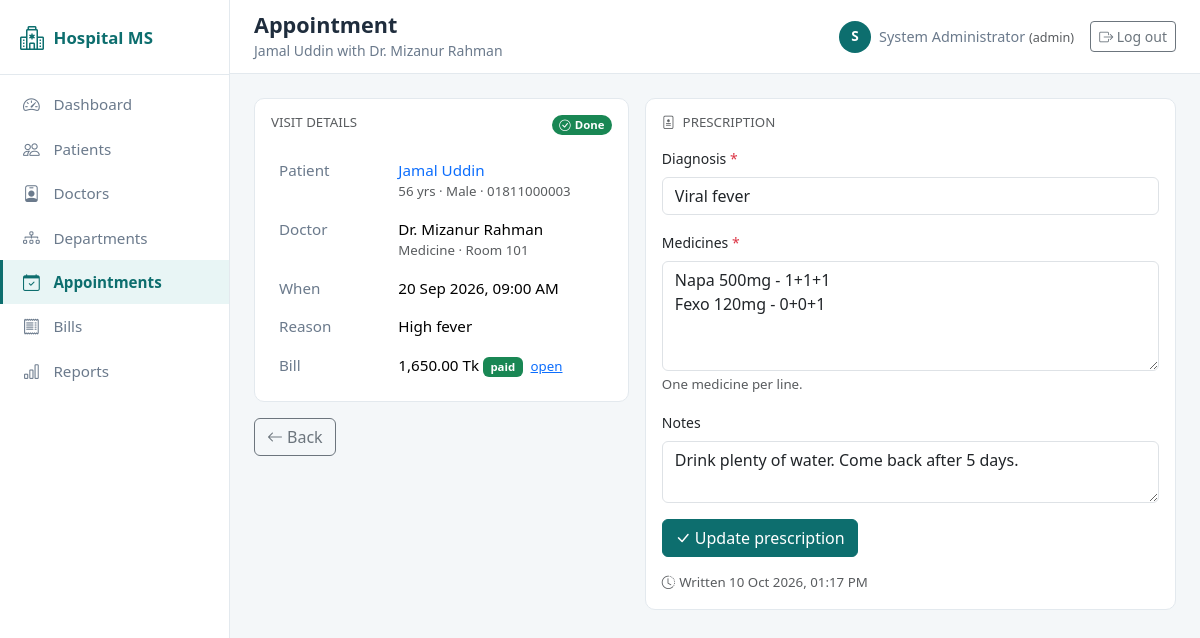
Page /appointments/view.php?id=3 (signed in) on the committed database.
### tables this page shows
CREATE TABLE appointments (
    appointment_id INT AUTO_INCREMENT PRIMARY KEY,
    patient_id     INT NOT NULL,
    doctor_id      INT NOT NULL,
    scheduled_for  DATETIME NOT NULL,
    reason         VARCHAR(200) DEFAULT NULL,
    status         ENUM('pending','done','cancelled') NOT NULL DEFAULT 'pending',
    created_at     DATETIME NOT NULL DEFAULT CURRENT_TIMESTAMP,
    CONSTRAINT fk_app_patient FOREIGN KEY (patient_id)
        REFERENCES patients(patient_id) ON DELETE CASCADE ON UPDATE CASCADE,
    CONSTRAINT fk_app_doctor FOREIGN KEY (doctor_id)
        REFERENCES doctors(doctor_id) ON DELETE CASCADE ON UPDATE CASCADE
);

CREATE TABLE patients (
    patient_id  INT AUTO_INCREMENT PRIMARY KEY,
    name        VARCHAR(100) NOT NULL,
    age         INT NOT NULL,
    gender      ENUM('Male','Female','Other') NOT NULL,
    phone       VARCHAR(20) NOT NULL,
    address     VARCHAR(200) DEFAULT NULL,
    created_at  DATETIME NOT NULL DEFAULT CURRENT_TIMESTAMP
);

CREATE TABLE doctors (
    doctor_id      INT AUTO_INCREMENT PRIMARY KEY,
    name           VARCHAR(100) NOT NULL,
    specialization VARCHAR(100) NOT NULL,
    phone          VARCHAR(20)  NOT NULL,
    room_number    VARCHAR(10)  DEFAULT NULL,
    fee            DECIMAL(8,2) NOT NULL DEFAULT 500.00,
    dept_id        INT DEFAULT NULL,
    CONSTRAINT fk_doctor_dept FOREIGN KEY (dept_id)
        REFERENCES departments(dept_id)
        ON DELETE SET NULL ON UPDATE CASCADE
);

CREATE TABLE bills (
    bill_id          INT AUTO_INCREMENT PRIMARY KEY,
    appointment_id   INT NOT NULL UNIQUE,
    consultation_fee DECIMAL(8,2) NOT NULL DEFAULT 0,
    test_fee         DECIMAL(8,2) NOT NULL DEFAULT 0,
    medicine_fee     DECIMAL(8,2) NOT NULL DEFAULT 0,
    total_amount     DECIMAL(10,2) AS (consultation_fee + test_fee + medicine_fee) STORED,
    status           ENUM('unpaid','paid') NOT NULL DEFAULT 'unpaid',
    created_at       DATETIME NOT NULL DEFAULT CURRENT_TIMESTAMP,
    CONSTRAINT fk_bill_app FOREIGN KEY (appointment_id)
        REFERENCES appointments(appointment_id) ON DELETE CASCADE ON UPDATE CASCADE
);

CREATE TABLE prescriptions (
    prescription_id INT AUTO_INCREMENT PRIMARY KEY,
    appointment_id  INT NOT NULL UNIQUE,
    diagnosis       VARCHAR(200) NOT NULL,
    medicines       TEXT NOT NULL,
    notes           TEXT,
    created_at      DATETIME NOT NULL DEFAULT CURRENT_TIMESTAMP,
    CONSTRAINT fk_pres_app FOREIGN KEY (appointment_id)
        REFERENCES appointments(appointment_id) ON DELETE CASCADE ON UPDATE CASCADE
);

### includes/auth.php (called while the page is built, shortened)
<?php
require_once __DIR__ . "/../config/database.php";
require_once __DIR__ . "/functions.php";
$current_user = [
    "user_id"    => $_SESSION["user_id"],
    "username"   => $_SESSION["username"],
    "full_name"  => $_SESSION["full_name"],
    "role"       => $_SESSION["role"],
    "doctor_id"  => $_SESSION["doctor_id"],
    "patient_id" => $_SESSION["patient_id"],
];
function is_admin()
{
    return $_SESSION["role"] == "admin";
}
function is_patient()
{
    return $_SESSION["role"] == "patient";
}
?>

### appointments/view.php (the view, shortened to what this page needs)
<?php
require_once __DIR__ . "/../includes/auth.php";
$active = "appointments";
$id = isset($_GET["id"]) ? (int) $_GET["id"] : 0;
$appointment = fetch_one($conn,
    "SELECT a.*, p.name AS patient_name, p.age, p.gender, p.phone AS patient_phone,
            d.name AS doctor_name, d.specialization, d.fee, d.room_number
     FROM appointments a
     JOIN patients p ON p.patient_id = a.patient_id
     JOIN doctors  d ON d.doctor_id  = a.doctor_id
     WHERE a.appointment_id = ?", [$id]);
$prescription = fetch_one($conn, "SELECT * FROM prescriptions WHERE appointment_id = ?", [$id]);
$bill = fetch_one($conn, "SELECT * FROM bills WHERE appointment_id = ?", [$id]);
$can_write = is_admin() || is_doctor();
$page_title = "Appointment";
$page_subheading = $appointment["patient_name"] . " with Dr. " . $appointment["doctor_name"];
require_once __DIR__ . "/../includes/header.php";
?>
<div class="row g-3">
  <div class="col-lg-5">
    <div class="card">
      <div class="card-body">
        <div class="d-flex justify-content-between align-items-start mb-3">
          <h6 class="text-uppercase text-muted small mb-0">Visit details</h6>
          <?php echo status_badge($appointment["status"]); ?>
        </div>
        <table class="table detail-table table-borderless mb-0">
          <tr>
            <th>Patient</th>
            <td>
              <?php if (!is_patient()) { ?>
                <a href="../patients/view.php?id=<?php echo $appointment["patient_id"]; ?>" class="text-decoration-none fw-medium">
                  <?php echo e($appointment["patient_name"]); ?>
                </a>
              <?php } else { ?>
                <span class="fw-medium"><?php echo e($appointment["patient_name"]); ?></span>
              <?php } ?>
              <div class="text-muted small">
                <?php echo (int) $appointment["age"]; ?> yrs ·
                <?php echo e($appointment["gender"]); ?> ·
                <?php echo e($appointment["patient_phone"]); ?>
              </div>
            </td>
          </tr>
          <tr>
            <th>Doctor</th>
            <td>Dr. <?php echo e($appointment["doctor_name"]); ?>
              <div class="text-muted small">
                <?php echo e($appointment["specialization"]); ?> · Room <?php echo e($appointment["room_number"]); ?>
              </div>
            </td>
          </tr>
          <tr><th>When</th><td><?php echo show_date($appointment["scheduled_for"]); ?></td></tr>
          <tr><th>Reason</th><td><?php echo $appointment["reason"] ? e($appointment["reason"]) : "-"; ?></td></tr>
          <tr>
            <th>Bill</th>
            <td>
              <?php if ($bill) { ?>
                <?php echo money($bill["total_amount"]); ?>
                <span class="badge text-bg-<?php echo $bill["status"] == "paid" ? "success" : "warning"; ?>">
                  <?php echo e($bill["status"]); ?>
                </span>
                <a href="../bills/view.php?id=<?php echo $bill["bill_id"]; ?>" class="small ms-1">open</a>
              <?php } elseif ($can_write) { ?>
                <a href="../bills/add.php?appointment_id=<?php echo $id; ?>" class="small">Create bill</a>
              <?php } else { ?>
                Not generated yet
              <?php } ?>
            </td>
          </tr>
        </table>
      </div>
    </div>
    <div class="d-flex gap-2 mt-3">
      <a href="index.php" class="btn btn-outline-secondary"><i class="bi bi-arrow-left me-1"></i>Back</a>
    </div>
  </div>
  <div class="col-lg-7">
    <div class="card">
      <div class="card-body">
        <h6 class="text-uppercase text-muted small mb-3">
          <i class="bi bi-file-medical me-1"></i>
          <?php echo $prescription ? "Prescription" : "Write prescription"; ?>
        </h6>
        <?php if ($can_write) { ?>
          <form method="post">
            <div class="mb-3">
              <label class="form-label">Diagnosis <span class="text-danger">*</span></label>
              <input type="text" name="diagnosis" class="form-control"
                     value="<?php echo e($prescription ? $prescription["diagnosis"] : ""); ?>" required>
            </div>
            <div class="mb-3">
              <label class="form-label">Medicines <span class="text-danger">*</span></label>
              <textarea name="medicines" rows="4" class="form-control" required><?php echo e($prescription ? $prescription["medicines"] : ""); ?></textarea>
              <div class="form-text">One medicine per line.</div>
            </div>
            <div class="mb-3">
              <label class="form-label">Notes</label>
              <textarea name="notes" rows="2" class="form-control"><?php echo e($prescription ? $prescription["notes"] : ""); ?></textarea>
            </div>
            <button type="submit" class="btn btn-primary">
              <i class="bi bi-check-lg me-1"></i><?php echo $prescription ? "Update prescription" : "Save prescription"; ?>
            </button>
          </form>
        <?php } else { ?>
          <div class="empty-state"><i class="bi bi-file-medical"></i>No prescription written yet.</div>
        <?php } ?>
        <?php if ($prescription) { ?>
          <p class="text-muted small mt-3 mb-0">
            <i class="bi bi-clock-history me-1"></i>Written <?php echo show_date($prescription["created_at"]); ?>
          </p>
        <?php } ?>
      </div>
    </div>
  </div>
</div>
<?php require_once __DIR__ . "/../includes/footer.php"; ?>

### includes/header.php (shortened to what this page needs)
<?php
$page_title = isset($page_title) ? $page_title : "Dashboard";
$page_heading = isset($page_heading) ? $page_heading : $page_title;
$page_subheading = isset($page_subheading) ? $page_subheading : "";
$active = isset($active) ? $active : "";
?>
<!DOCTYPE html>
<html lang="en">
<head>
  <link rel="stylesheet" href="<?php echo BASE; ?>/assets/vendor/bootstrap.min.css">
  <link rel="stylesheet" href="<?php echo BASE; ?>/assets/vendor/bootstrap-icons.css">
  <link rel="stylesheet" href="<?php echo BASE; ?>/assets/css/style.css">
</head>
<body>
<div class="hms-shell">
  <aside class="hms-sidebar">
    <a class="hms-brand" href="<?php echo BASE; ?>/index.php">
      <i class="bi bi-hospital"></i><span>Hospital MS</span>
    </a>
    <nav class="hms-nav">
      <a href="<?php echo BASE; ?>/index.php" class="<?php echo $active == 'dashboard' ? 'active' : ''; ?>">
        <i class="bi bi-speedometer2"></i><span>Dashboard</span>
      </a>
      <?php if (!is_patient()) { ?>
      <a href="<?php echo BASE; ?>/patients/index.php" class="<?php echo $active == 'patients' ? 'active' : ''; ?>">
        <i class="bi bi-people"></i><span>Patients</span>
      </a>
      <?php } ?>
      <a href="<?php echo BASE; ?>/doctors/index.php" class="<?php echo $active == 'doctors' ? 'active' : ''; ?>">
        <i class="bi bi-person-badge"></i><span>Doctors</span>
      </a>
      <?php if (is_admin()) { ?>
      <a href="<?php echo BASE; ?>/departments/index.php" class="<?php echo $active == 'departments' ? 'active' : ''; ?>">
        <i class="bi bi-diagram-3"></i><span>Departments</span>
      </a>
      <?php } ?>
      <a href="<?php echo BASE; ?>/appointments/index.php" class="<?php echo $active == 'appointments' ? 'active' : ''; ?>">
        <i class="bi bi-calendar-check"></i><span>Appointments</span>
      </a>
      <a href="<?php echo BASE; ?>/bills/index.php" class="<?php echo $active == 'bills' ? 'active' : ''; ?>">
        <i class="bi bi-receipt"></i><span>Bills</span>
      </a>
      <?php if (is_admin()) { ?>
      <a href="<?php echo BASE; ?>/reports/index.php" class="<?php echo $active == 'reports' ? 'active' : ''; ?>">
        <i class="bi bi-bar-chart"></i><span>Reports</span>
      </a>
      <?php } ?>
    </nav>
  </aside>
  <div class="hms-main">
    <header class="hms-topbar">
      <div>
        <h1 class="page-title"><?php echo e($page_heading); ?></h1>
        <p class="page-subtitle"><?php echo e($page_subheading); ?></p>
      </div>
      <div class="hms-user">
        <div class="hms-avatar"><?php echo e(strtoupper(substr($current_user["full_name"], 0, 1))); ?></div>
        <span class="d-none d-sm-inline">
          <?php echo e($current_user["full_name"]); ?>
          <small class="text-muted">(<?php echo e($current_user["role"]); ?>)</small>
        </span>
        <a class="btn btn-sm btn-outline-secondary ms-2" href="<?php echo BASE; ?>/logout.php">
          <i class="bi bi-box-arrow-right"></i> Log out
        </a>
      </div>
    </header>
    <main class="hms-content">

### assets/css/style.css (style rules this page uses)
:root { --hms-primary: #0d6e6e; --hms-primary-dark: #0a5757; --hms-accent: #e8f5f5; --hms-ink: #1f2d3d; --hms-muted: #6b7a8c; --hms-bg: #f4f7f9; --hms-border: #e3e9ee; }
body { background: var(--hms-bg); color: var(--hms-ink); font-size: 0.95rem; }
.hms-shell { display: flex; min-height: 100vh; }
.hms-sidebar { width: 230px; flex-shrink: 0; background: #ffffff; border-right: 1px solid var(--hms-border); padding: 1.25rem 0; }
.hms-brand { display: flex; align-items: center; gap: 0.6rem; padding: 0 1.25rem 1.1rem; margin-bottom: 0.5rem; border-bottom: 1px solid var(--hms-border); font-weight: 600; font-size: 1.05rem; color: var(--hms-primary); text-decoration: none; }
.hms-brand i { font-size: 1.5rem; }
.hms-nav a { display: flex; align-items: center; gap: 0.7rem; padding: 0.6rem 1.25rem; color: var(--hms-muted); text-decoration: none; border-left: 3px solid transparent; }
.hms-nav a.active { background: var(--hms-accent); color: var(--hms-primary); border-left-color: var(--hms-primary); font-weight: 600; }
.hms-nav i { font-size: 1.05rem; width: 1.2rem; }
.hms-main { flex: 1; min-width: 0; }
.hms-topbar { background: #ffffff; border-bottom: 1px solid var(--hms-border); padding: 0.75rem 1.5rem; display: flex; align-items: center; justify-content: space-between; }
.hms-content { padding: 1.5rem; }
.hms-user { display: flex; align-items: center; gap: 0.5rem; color: var(--hms-muted); font-size: 0.9rem; }
.hms-avatar { width: 32px; height: 32px; border-radius: 50%; background: var(--hms-primary); color: #fff; display: grid; place-items: center; font-weight: 600; font-size: 0.85rem; }
.card { border: 1px solid var(--hms-border); border-radius: 10px; }
.table { margin-bottom: 0; }
.table td { vertical-align: middle; }
.btn-primary { background: var(--hms-primary); border-color: var(--hms-primary); }
.page-title { font-size: 1.35rem; font-weight: 600; margin: 0; }
.page-subtitle { color: var(--hms-muted); font-size: 0.875rem; margin: 0.15rem 0 0; }
.form-label { font-weight: 500; font-size: 0.875rem; }
.detail-table th { width: 35%; color: var(--hms-muted); font-weight: 500; }

### rows in the picture
appointments: patient.name "Jamal Uddin with Dr. Mizanur Rahman", patient.name "Jamal Uddin", patient.age "56", patient.gender "Male", patient.phone "01811000003", doctor.name "Mizanur Rahman", doctor.specialization "Medicine", doctor.room_number "101", scheduled_for "20 Sep 2026, 09:00 AM", reason "High fever"
bills: total_amount "1,650.00 Tk", status "paid"
prescriptions: diagnosis "Viral fever", medicines "Napa 500mg - 1+1+1 Fexo 120mg - 0+0+1", notes "Drink plenty of water. Come back after 5 days.", created_at "10 Oct 2026, 01:17 PM"

### other values in the picture
$page_heading "Appointment"
substr($current_user["full_name"], 0, 1) "S"
$current_user["full_name"] "System Administrator"
$current_user["role"] "admin"
